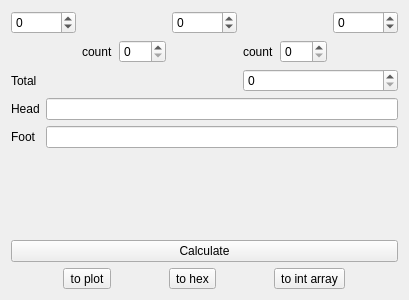
<?xml version="1.0" encoding="UTF-8"?>
<ui version="4.0">
 <class>FormFittingSelf</class>
 <widget class="QWidget" name="FormFittingSelf">
  <property name="geometry">
   <rect>
    <x>0</x>
    <y>0</y>
    <width>407</width>
    <height>300</height>
   </rect>
  </property>
  <property name="windowTitle">
   <string>FittingSelf</string>
  </property>
  <layout class="QGridLayout" name="gridLayout">
   <item row="0" column="0">
    <widget class="QSpinBox" name="spinBoxStart">
     <property name="minimum">
      <number>-99999</number>
     </property>
     <property name="maximum">
      <number>99999</number>
     </property>
    </widget>
   </item>
   <item row="6" column="0" colspan="5">
    <layout class="QHBoxLayout" name="horizontalLayout_3">
     <item>
      <widget class="QToolButton" name="tBtnToPlot">
       <property name="text">
        <string>to plot</string>
       </property>
      </widget>
     </item>
     <item>
      <widget class="QToolButton" name="tBtnToHex">
       <property name="text">
        <string>to hex</string>
       </property>
      </widget>
     </item>
     <item>
      <widget class="QToolButton" name="tBtnToIntArray">
       <property name="text">
        <string>to int array</string>
       </property>
      </widget>
     </item>
    </layout>
   </item>
   <item row="0" column="2">
    <widget class="QSpinBox" name="spinBoxMiddle">
     <property name="minimum">
      <number>-99999</number>
     </property>
     <property name="maximum">
      <number>99999</number>
     </property>
    </widget>
   </item>
   <item row="2" column="0" colspan="2">
    <widget class="QLabel" name="labelTotal">
     <property name="text">
      <string>Total</string>
     </property>
    </widget>
   </item>
   <item row="2" column="3" colspan="2">
    <widget class="QSpinBox" name="spinBoxTotal">
     <property name="maximum">
      <number>9999</number>
     </property>
    </widget>
   </item>
   <item row="5" column="0" colspan="5">
    <widget class="QPushButton" name="btnCalculate">
     <property name="text">
      <string>Calculate</string>
     </property>
    </widget>
   </item>
   <item row="0" column="4">
    <widget class="QSpinBox" name="spinBoxEnd">
     <property name="minimum">
      <number>-99999</number>
     </property>
     <property name="maximum">
      <number>99999</number>
     </property>
    </widget>
   </item>
   <item row="1" column="1">
    <layout class="QHBoxLayout" name="horizontalLayout">
     <item>
      <widget class="QLabel" name="labelCountStep1">
       <property name="text">
        <string>count</string>
       </property>
      </widget>
     </item>
     <item>
      <widget class="QSpinBox" name="spinBoxCountStep1">
       <property name="maximum">
        <number>999</number>
       </property>
      </widget>
     </item>
    </layout>
   </item>
   <item row="1" column="3">
    <layout class="QHBoxLayout" name="horizontalLayout_2">
     <item>
      <widget class="QLabel" name="labelCountStep2">
       <property name="text">
        <string>count</string>
       </property>
      </widget>
     </item>
     <item>
      <widget class="QSpinBox" name="spinBoxCountStep2">
       <property name="maximum">
        <number>999</number>
       </property>
      </widget>
     </item>
    </layout>
   </item>
   <item row="4" column="0" colspan="5">
    <spacer name="verticalSpacer">
     <property name="orientation">
      <enum>Qt::Orientation::Vertical</enum>
     </property>
     <property name="sizeHint" stdset="0">
      <size>
       <width>358</width>
       <height>157</height>
      </size>
     </property>
    </spacer>
   </item>
   <item row="3" column="0" colspan="5">
    <layout class="QFormLayout" name="formLayout">
     <item row="0" column="0">
      <widget class="QLabel" name="labelHead">
       <property name="text">
        <string>Head</string>
       </property>
      </widget>
     </item>
     <item row="1" column="0">
      <widget class="QLabel" name="labelFoot">
       <property name="text">
        <string>Foot</string>
       </property>
      </widget>
     </item>
     <item row="0" column="1">
      <widget class="QLineEdit" name="lineEditHead"/>
     </item>
     <item row="1" column="1">
      <widget class="QLineEdit" name="lineEditFoot"/>
     </item>
    </layout>
   </item>
  </layout>
 </widget>
 <tabstops>
  <tabstop>spinBoxStart</tabstop>
  <tabstop>spinBoxMiddle</tabstop>
  <tabstop>spinBoxEnd</tabstop>
  <tabstop>spinBoxCountStep1</tabstop>
  <tabstop>spinBoxCountStep2</tabstop>
  <tabstop>spinBoxTotal</tabstop>
  <tabstop>lineEditHead</tabstop>
  <tabstop>lineEditFoot</tabstop>
  <tabstop>btnCalculate</tabstop>
  <tabstop>tBtnToPlot</tabstop>
  <tabstop>tBtnToHex</tabstop>
  <tabstop>tBtnToIntArray</tabstop>
 </tabstops>
 <resources/>
 <connections/>
</ui>
